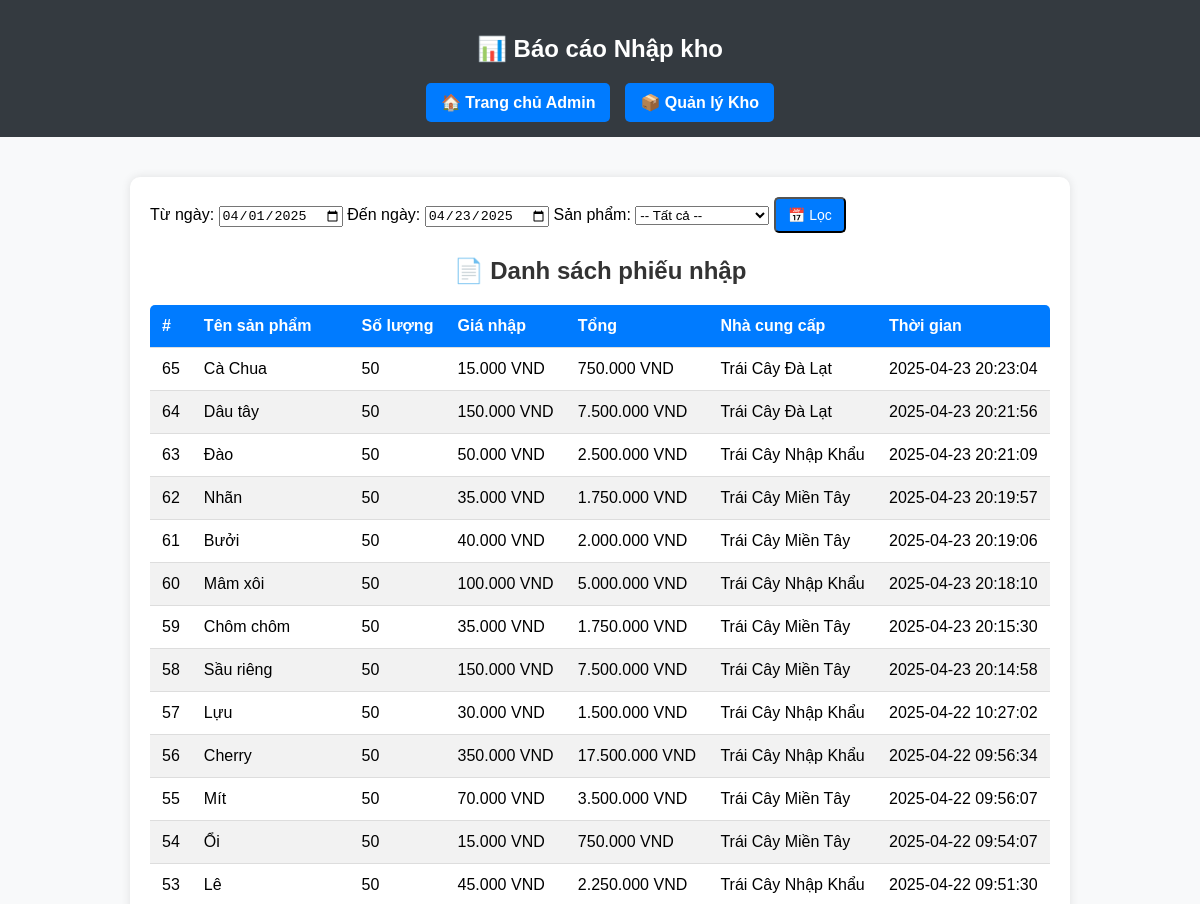
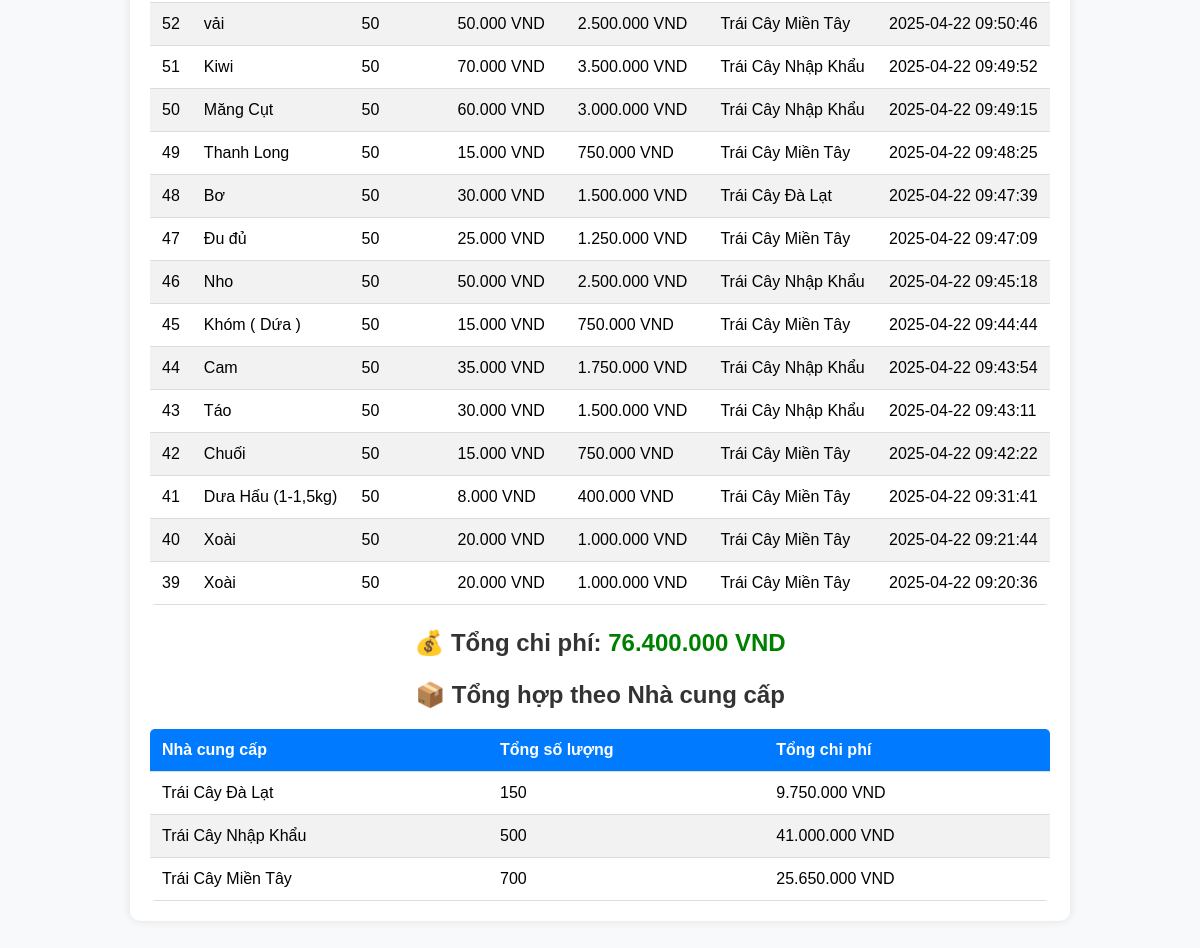
Page /admin/inventory_report.php on the committed database (2 pictures, top to bottom).
### tables this page shows
CREATE TABLE `inventory` (
  `id` int(11) NOT NULL,
  `product_id` int(6) NOT NULL,
  `quantity` int(11) NOT NULL,
  `purchase_price` decimal(10,2) DEFAULT NULL,
  `unit_type` varchar(10) DEFAULT NULL,
  `supplier` varchar(255) DEFAULT NULL,
  `invoice_code` varchar(100) DEFAULT NULL,
  `import_date` timestamp NOT NULL DEFAULT current_timestamp(),
  `created_at` datetime DEFAULT current_timestamp(),
  `imported_by` varchar(255) NOT NULL
);

CREATE TABLE `products` (
  `product_id` int(6) NOT NULL,
  `name` varchar(255) NOT NULL,
  `selling_price` int(11) DEFAULT NULL,
  `description` text DEFAULT NULL,
  `category` varchar(100) NOT NULL DEFAULT 'Chung',
  `image_url` varchar(255) DEFAULT NULL,
  `created_at` timestamp NOT NULL DEFAULT current_timestamp(),
  `visibility` enum('public','private') DEFAULT 'public',
  `stock_quantity` float DEFAULT 0,
  `unit` varchar(10) NOT NULL DEFAULT 'kg',
  `status` enum('selling','not_selling') DEFAULT 'not_selling'
);

### admin/inventory_report.php (the view, shortened to what this page needs)
<?php
require_once __DIR__ . '/../database/db_connect.php';
$start_date = $_GET['start_date'] ?? date('Y-m-01');
$end_date = $_GET['end_date'] ?? date('Y-m-d');
$where = "DATE(inv.created_at) BETWEEN ? AND ?";
$params = [$start_date, $end_date];
$types = "ss";
$sql = "SELECT inv.id, p.name, inv.quantity, inv.purchase_price, inv.supplier, inv.created_at
        FROM inventory inv
        JOIN products p ON inv.product_id = p.product_id
        WHERE $where
        ORDER BY inv.created_at DESC";
$stmt = $conn->prepare($sql);
$stmt->bind_param($types, ...$params);
$stmt->execute();
$result = $stmt->get_result();
$inventory_data = [];
$total_spent = 0;
$summary_by_supplier = [];
while ($row = $result->fetch_assoc()) {
    $inventory_data[] = $row;
    $total = $row['quantity'] * $row['purchase_price'];
    $total_spent += $total;
    $supplier = $row['supplier'];
    if (!isset($summary_by_supplier[$supplier])) {
        $summary_by_supplier[$supplier] = [
            'total_quantity' => 0,
            'total_spent' => 0
        ];
    }
    $summary_by_supplier[$supplier]['total_quantity'] += $row['quantity'];
    $summary_by_supplier[$supplier]['total_spent'] += $total;
}
?>
<!DOCTYPE html>
<html lang="vi">
<head>
    <link rel="stylesheet" href="../assets/css/admin.css">
</head>
<body>
<header>
    <h2>📊 Báo cáo Nhập kho</h2>
    <nav>
        <a href="index.php">🏠 Trang chủ Admin</a>
        <a href="manage_inventory.php">📦 Quản lý Kho</a>
    </nav>
</header>
<section>
    <form method="get" class="filter-form">
        <label for="start_date">Từ ngày:</label>
        <input type="date" name="start_date" id="start_date" value="<?= htmlspecialchars($start_date) ?>">
        <label for="end_date">Đến ngày:</label>
        <input type="date" name="end_date" id="end_date" value="<?= htmlspecialchars($end_date) ?>">
        <label for="product_id">Sản phẩm:</label>
        <select name="product_id" id="product_id">
            <option value="">-- Tất cả --</option>
        </select>
        <button type="submit" class="btn btn-primary">📅 Lọc</button>
    </form>
    <h3>📄 Danh sách phiếu nhập</h3>
    <?php if (!empty($inventory_data)): ?>
        <table class="admin-table">
            <thead>
                <tr>
                    <th>#</th>
                    <th>Tên sản phẩm</th>
                    <th>Số lượng</th>
                    <th>Giá nhập</th>
                    <th>Tổng</th>
                    <th>Nhà cung cấp</th>
                    <th>Thời gian</th>
                </tr>
            </thead>
            <tbody>
                <?php foreach ($inventory_data as $row): ?>
                <tr>
                    <td><?= $row['id'] ?></td>
                    <td><?= htmlspecialchars($row['name']) ?></td>
                    <td><?= (int)$row['quantity'] ?></td>
                    <td><?= number_format($row['purchase_price'], 0, ',', '.') ?> VND</td>
                    <td><?= number_format($row['quantity'] * $row['purchase_price'], 0, ',', '.') ?> VND</td>
                    <td><?= htmlspecialchars($row['supplier']) ?></td>
                    <td><?= $row['created_at'] ?></td>
                </tr>
                <?php endforeach; ?>
            </tbody>
        </table>
        <h3>💰 Tổng chi phí: <span style="color: green;">
            <?= number_format($total_spent, 0, ',', '.') ?> VND</span>
        </h3>
        <h3>📦 Tổng hợp theo Nhà cung cấp</h3>
        <table class="admin-table">
            <thead>
                <tr>
                    <th>Nhà cung cấp</th>
                    <th>Tổng số lượng</th>
                    <th>Tổng chi phí</th>
                </tr>
            </thead>
            <tbody>
                <?php foreach ($summary_by_supplier as $supplier => $summary): ?>
                <tr>
                    <td><?= htmlspecialchars($supplier) ?></td>
                    <td><?= (int)$summary['total_quantity'] ?></td>
                    <td><?= number_format($summary['total_spent'], 0, ',', '.') ?> VND</td>
                </tr>
                <?php endforeach; ?>
            </tbody>
        </table>
    <?php else: ?>
        <p class="error-message">❌ Không có dữ liệu nhập kho trong khoảng thời gian đã chọn.</p>
    <?php endif; ?>
</section>
</body>
</html>

### assets/css/admin.css (style rules this page uses)
body { font-family: Arial, sans-serif; background-color: #f8f9fa; margin: 0; padding: 0; }
header { background: #343a40; color: white; padding: 15px; text-align: center; }
nav { display: flex; justify-content: center; gap: 15px; margin-top: 10px; }
nav a { color: white; text-decoration: none; font-weight: bold; padding: 10px 15px; background: #007bff; border-radius: 5px; transition: background 0.3s ease-in-out; }
section { max-width: 900px; margin: 40px auto; padding: 20px; background: white; border-radius: 10px; box-shadow: 0 0 10px rgba(0, 0, 0, 0.1); }
h3 { text-align: center; color: #333; font-size: 24px; font-weight: bold; margin-bottom: 20px; }
.admin-table { width: 100%; border-collapse: collapse; background: #fff; border-radius: 5px; overflow: hidden; }
.admin-table th, .admin-table td { padding: 12px; text-align: left; border-bottom: 1px solid #ddd; }
.admin-table th { background: #007bff; color: #fff; }
.admin-table tr:nth-child(even) { background: #f2f2f2; }
.btn { text-decoration: none; padding: 8px 12px; border-radius: 5px; font-size: 14px; display: inline-block; text-align: center; }
.btn-primary { background: #007bff; color: white; }

### rows in the picture
inventory: id "65", product.name "Cà Chua", quantity "50", purchase_price "15.000", $row['quantity'] * $row['purchase_price'] "750.000", supplier "Trái Cây Đà Lạt", created_at "2025-04-23 20:23:04"
inventory: id "64", product.name "Dâu tây", quantity "50", purchase_price "150.000", $row['quantity'] * $row['purchase_price'] "7.500.000", supplier "Trái Cây Đà Lạt", created_at "2025-04-23 20:21:56"
inventory: id "63", product.name "Đào", quantity "50", purchase_price "50.000", $row['quantity'] * $row['purchase_price'] "2.500.000", supplier "Trái Cây Nhập Khẩu", created_at "2025-04-23 20:21:09"
inventory: id "62", product.name "Nhãn", quantity "50", purchase_price "35.000", $row['quantity'] * $row['purchase_price'] "1.750.000", supplier "Trái Cây Miền Tây", created_at "2025-04-23 20:19:57"
inventory: id "61", product.name "Bưởi", quantity "50", purchase_price "40.000", $row['quantity'] * $row['purchase_price'] "2.000.000", supplier "Trái Cây Miền Tây", created_at "2025-04-23 20:19:06"
inventory: id "60", product.name "Mâm xôi", quantity "50", purchase_price "100.000", $row['quantity'] * $row['purchase_price'] "5.000.000", supplier "Trái Cây Nhập Khẩu", created_at "2025-04-23 20:18:10"
inventory: id "59", product.name "Chôm chôm", quantity "50", purchase_price "35.000", $row['quantity'] * $row['purchase_price'] "1.750.000", supplier "Trái Cây Miền Tây", created_at "2025-04-23 20:15:30"
inventory: id "58", product.name "Sầu riêng", quantity "50", purchase_price "150.000", $row['quantity'] * $row['purchase_price'] "7.500.000", supplier "Trái Cây Miền Tây", created_at "2025-04-23 20:14:58"
inventory: id "57", product.name "Lựu", quantity "50", purchase_price "30.000", $row['quantity'] * $row['purchase_price'] "1.500.000", supplier "Trái Cây Nhập Khẩu", created_at "2025-04-22 10:27:02"
inventory: id "56", product.name "Cherry", quantity "50", purchase_price "350.000", $row['quantity'] * $row['purchase_price'] "17.500.000", supplier "Trái Cây Nhập Khẩu", created_at "2025-04-22 09:56:34"
inventory: id "55", product.name "Mít", quantity "50", purchase_price "70.000", $row['quantity'] * $row['purchase_price'] "3.500.000", supplier "Trái Cây Miền Tây", created_at "2025-04-22 09:56:07"
inventory: id "54", product.name "Ổi", quantity "50", purchase_price "15.000", $row['quantity'] * $row['purchase_price'] "750.000", supplier "Trái Cây Miền Tây", created_at "2025-04-22 09:54:07"
inventory: id "53", product.name "Lê", quantity "50", purchase_price "45.000", $row['quantity'] * $row['purchase_price'] "2.250.000", supplier "Trái Cây Nhập Khẩu", created_at "2025-04-22 09:51:30"
inventory: id "52", product.name "vải", quantity "50", purchase_price "50.000", $row['quantity'] * $row['purchase_price'] "2.500.000", supplier "Trái Cây Miền Tây", created_at "2025-04-22 09:50:46"
inventory: id "51", product.name "Kiwi", quantity "50", purchase_price "70.000", $row['quantity'] * $row['purchase_price'] "3.500.000", supplier "Trái Cây Nhập Khẩu", created_at "2025-04-22 09:49:52"
inventory: id "50", product.name "Măng Cụt", quantity "50", purchase_price "60.000", $row['quantity'] * $row['purchase_price'] "3.000.000", supplier "Trái Cây Nhập Khẩu", created_at "2025-04-22 09:49:15"
inventory: id "49", product.name "Thanh Long", quantity "50", purchase_price "15.000", $row['quantity'] * $row['purchase_price'] "750.000", supplier "Trái Cây Miền Tây", created_at "2025-04-22 09:48:25"
inventory: id "48", product.name "Bơ", quantity "50", purchase_price "30.000", $row['quantity'] * $row['purchase_price'] "1.500.000", supplier "Trái Cây Đà Lạt", created_at "2025-04-22 09:47:39"
inventory: id "47", product.name "Đu đủ", quantity "50", purchase_price "25.000", $row['quantity'] * $row['purchase_price'] "1.250.000", supplier "Trái Cây Miền Tây", created_at "2025-04-22 09:47:09"
inventory: id "46", product.name "Nho", quantity "50", purchase_price "50.000", $row['quantity'] * $row['purchase_price'] "2.500.000", supplier "Trái Cây Nhập Khẩu", created_at "2025-04-22 09:45:18"
inventory: id "45", product.name "Khóm ( Dứa )", quantity "50", purchase_price "15.000", $row['quantity'] * $row['purchase_price'] "750.000", supplier "Trái Cây Miền Tây", created_at "2025-04-22 09:44:44"
inventory: id "44", product.name "Cam", quantity "50", purchase_price "35.000", $row['quantity'] * $row['purchase_price'] "1.750.000", supplier "Trái Cây Nhập Khẩu", created_at "2025-04-22 09:43:54"
inventory: id "43", product.name "Táo", quantity "50", purchase_price "30.000", $row['quantity'] * $row['purchase_price'] "1.500.000", supplier "Trái Cây Nhập Khẩu", created_at "2025-04-22 09:43:11"
inventory: id "42", product.name "Chuối", quantity "50", purchase_price "15.000", $row['quantity'] * $row['purchase_price'] "750.000", supplier "Trái Cây Miền Tây", created_at "2025-04-22 09:42:22"
inventory: id "41", product.name "Dưa Hấu (1-1,5kg)", quantity "50", purchase_price "8.000", $row['quantity'] * $row['purchase_price'] "400.000", supplier "Trái Cây Miền Tây", created_at "2025-04-22 09:31:41"
inventory: id "40", product.name "Xoài", quantity "50", purchase_price "20.000", $row['quantity'] * $row['purchase_price'] "1.000.000", supplier "Trái Cây Miền Tây", created_at "2025-04-22 09:21:44"
inventory: id "39", product.name "Xoài", quantity "50", purchase_price "20.000", $row['quantity'] * $row['purchase_price'] "1.000.000", supplier "Trái Cây Miền Tây", created_at "2025-04-22 09:20:36"

### other values in the picture
$total_spent "76.400.000"
$supplier "Trái Cây Đà Lạt"
$summary['total_quantity'] "150"
$summary['total_spent'] "9.750.000"
$supplier "Trái Cây Nhập Khẩu"
$summary['total_quantity'] "500"
$summary['total_spent'] "41.000.000"
$summary['total_quantity'] "700"
$summary['total_spent'] "25.650.000"
